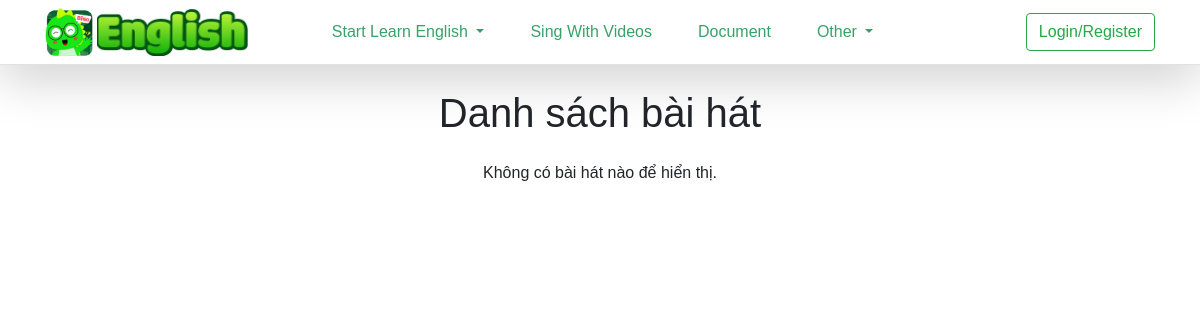
The app's page /project/audio_collection_page.php, older data.
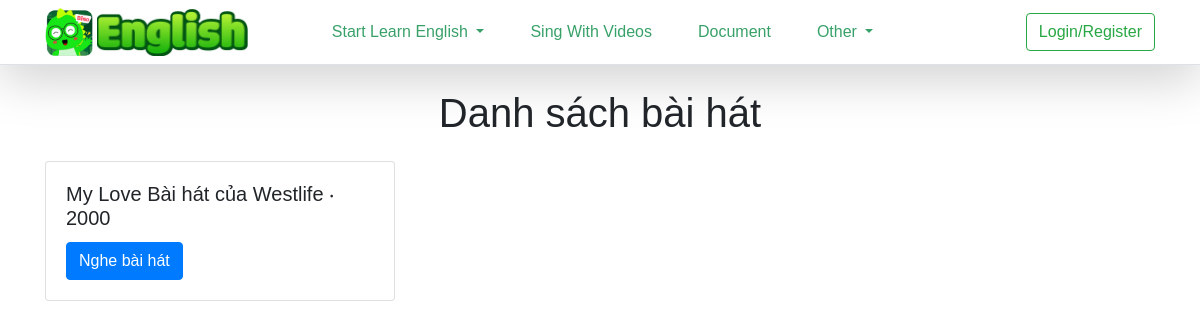
The same page, newer data.
### tables this page shows
CREATE TABLE `songs` (
  `id` int(11) NOT NULL,
  `title` varchar(255) NOT NULL,
  `video_file` varchar(255) NOT NULL,
  `audio_file` varchar(255) NOT NULL,
  `lyrics` text NOT NULL
);

### project/audio_collection_page.php (the view, shortened to what this page needs)
<!DOCTYPE html>
<html lang="en">
<head>
    <link href="https://cdn.jsdelivr.net/npm/bootstrap@5.3.1/dist/css/bootstrap.min.css" rel="stylesheet">
    <link rel="stylesheet" href="https://cdnjs.cloudflare.com/ajax/libs/font-awesome/6.4.2/css/all.min.css">
    <link href="https://cdn.jsdelivr.net/npm/tailwindcss@2.2.19/dist/tailwind.min.css" rel="stylesheet">
</head>
<?php
    include('../src/font/learn_english/header_english.php');
    $sql = "SELECT * FROM songs";
    $result = $conn->query($sql);
    $songs = [];
    if ($result->num_rows > 0) {
        while ($row = $result->fetch_assoc()) {
            $songs[] = $row;
        }
    }
?>
<body>
    <h1 class="text-center mt-4">Danh sách bài hát</h1>
    <div class="container mt-4">
        <div class="row">
            <?php if (count($songs) > 0): ?>
                <?php foreach ($songs as $song): ?>
                    <div class="col-md-4 mb-3">
                        <div class="card">
                            <div class="card-body">
                                <h5 class="card-title"><?php echo htmlspecialchars($song["title"]); ?></h5>
                                <a href="../project/audio_song.php?id=<?php echo $song['id']; ?>" class="btn btn-primary">Nghe bài hát</a>
                            </div>
                        </div>
                    </div>
                <?php endforeach; ?>
            <?php else: ?>
                <p class="text-center">Không có bài hát nào để hiển thị.</p>
            <?php endif; ?>
        </div>
    </div>
</body>
</html>

Row changes from the older to the newer data that the page shows:
added songs: title "My Love Bài hát của Westlife ‧ 2000"
Text that changed along with them:
text no longer shown: "Không có bài hát nào để hiển thị."
